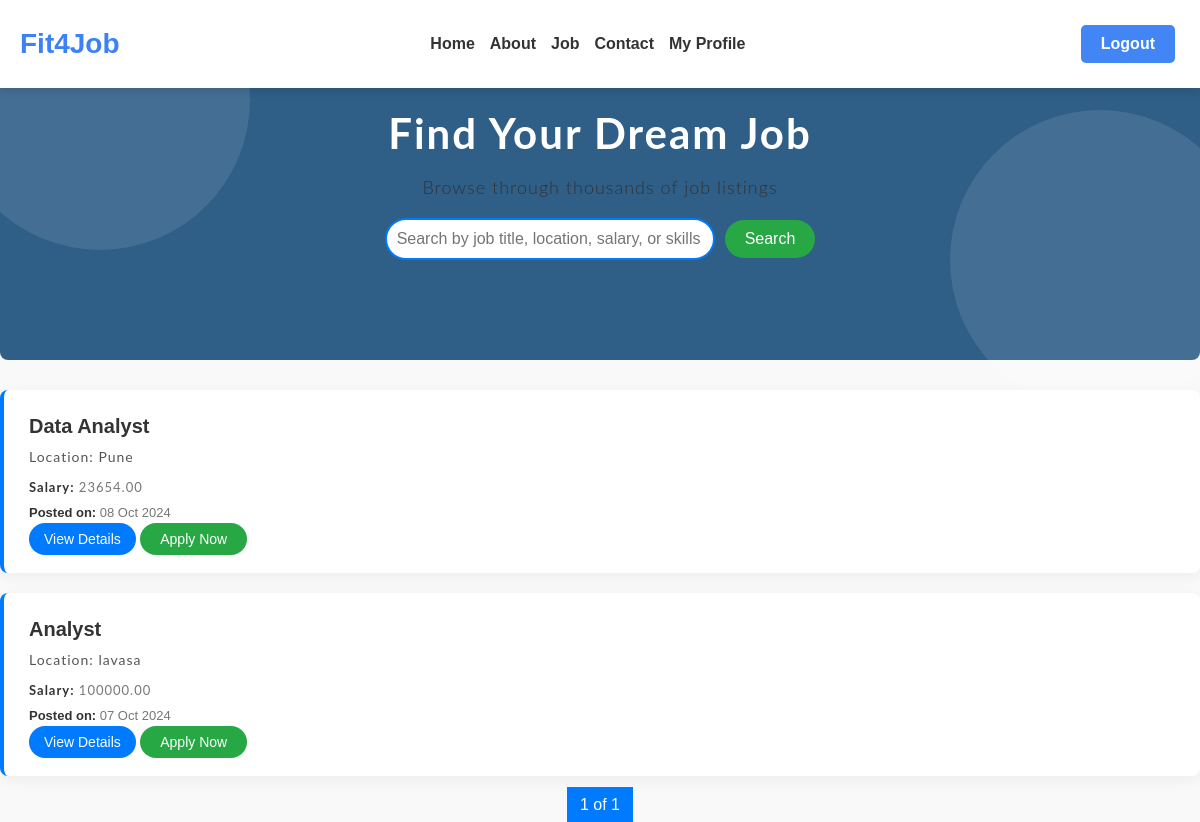
/job-list/ (signed in), run on an earlier commit of the app's database.
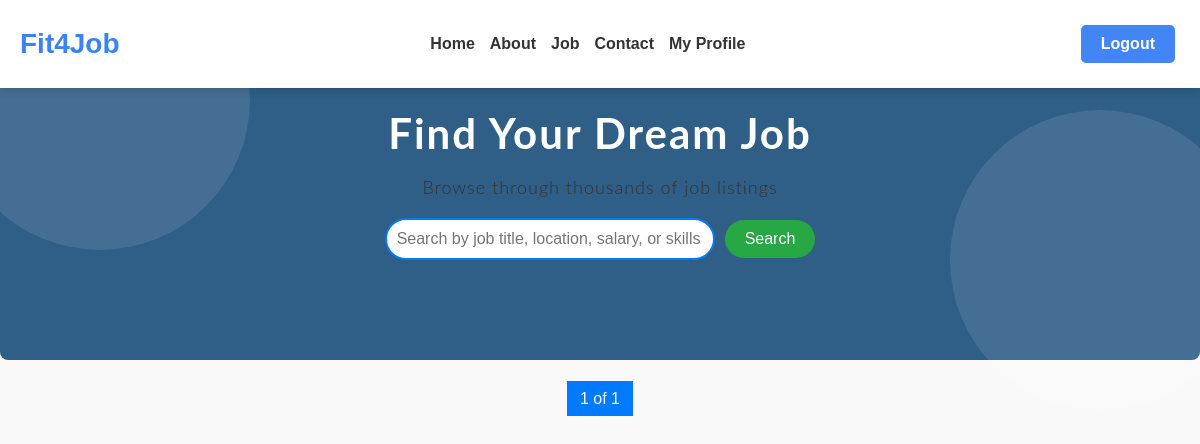
And on a later commit of the database.
### ats_app/models.py (models this page shows, shortened)
class Job(models.Model):
    title = models.CharField(max_length=100)
    description = models.TextField()
    job_type = models.CharField(max_length=50)
    location = models.CharField(max_length=100)
    skills = models.CharField(max_length=200)
    salary = models.DecimalField(max_digits=10, decimal_places=2)
    created_at = models.DateTimeField(default=timezone.now)
    updated_at = models.DateTimeField(auto_now=True)
    user = models.ForeignKey(User, on_delete=models.CASCADE)

### ats_app/views.py (the view)
    def wrapper(request, *args, **kwargs):
        if 'username' in request.session:
            return view_func(request, *args, **kwargs)
        else:
            messages.error(request, 'You need to log in to access this page.')
            return redirect('signin')

### ats_app/views.py (called while the page is built)
def is_authenticated(view_func):
    def wrapper(request, *args, **kwargs):
        if 'username' in request.session:
            return view_func(request, *args, **kwargs)
        else:
            messages.error(request, 'You need to log in to access this page.')
            return redirect('signin')
    return wrapper

@is_authenticated
def job_view(request):
    query = request.GET.get('q', '')  # Search query
    today = timezone.now().date() # Current date for checking new jobs
    job_list = Job.objects.filter(
        Q(title__icontains=query) |           # Search by title
        Q(location__icontains=query) |        # Search by location
        Q(salary__icontains=query) |          # Search by salary
        Q(skills__icontains=query)            # Search by skills
    ) if query else Job.objects.all()
    job_list = job_list.order_by('-created_at')
    paginator = Paginator(job_list, 5)
    page_number = request.GET.get('page')
    page_obj = paginator.get_page(page_number)
    return render(request, 'main/job_list.html', {
        'page_obj': page_obj,
        'query': query,
        'today': today
    })

### templates/main/job_list.html (shortened to what this page needs)
{% extends 'base.html' %}
{% load static %}
{% block content %}
<div class="job-masthead">
    <h1 class="job-heading">Find Your Dream Job</h1>
    <p class="job-subheading">Browse through thousands of job listings</p>
    <form method="GET" action="{% url 'job' %}" class="search-form">
        <input type="text" name="q" class="search-input" placeholder="Search by job title, location, salary, or skills"
            value="{{ request.GET.q }}">
        <button type="submit" class="btn-search">Search</button>
    </form>
</div>
<ul class="job-listings-container">
    {% for job in page_obj %}
    <li class="job-item-card">
        <h2 class="job-item-title">{{ job.title }}</h2>
        <p class="job-item-location">Location: {{ job.location }}</p>
        <p class="job-item-meta"><strong>Salary:</strong> {{ job.salary }}</p>
        <div class="job-item-meta">
            <strong>Posted on:</strong> {{ job.created_at|date:"d M Y" }}
        </div>
        <a href="{% url 'job_detail' job.id %}" class="btn-view-job">View Details</a>
        {% if request.session.role != 'recruiter' %}
        <a href="{% url 'apply_for_job' job.id %}" class="btn-apply-job">Apply Now</a>
        {% endif %}
    </li>
    {% endfor %}
</ul>
<div class="pagination">
    <span class="step-links">
        <span class="current-page">{{ page_obj.number }} of {{ page_obj.paginator.num_pages }}</span>
    </span>
</div>
{% endblock %}

### templates/base.html (shortened to what this page needs)
<html lang="en">
<head>
    {% load static %}
    <link rel="stylesheet" href="{% static 'css/style copy.css' %}">
    <link rel="stylesheet" href="{% static 'css/job_category.css' %}">
    <link rel="stylesheet" href="{% static 'css/about.css' %}">
    <link rel="stylesheet" href="{% static 'css/job.css' %}">
</head>
<body>
    <header>
        <div class="navbar">
            <a href="{% url 'index' %}" class="logo">Fit4Job</a>
            <nav>
                <ul>
                    <li><a href="{% url 'index' %}">Home</a></li>
                    <li><a href="{% url 'about' %}">About</a></li>
                    <li><a href="{% url 'job' %}">Job</a></li>
                    <li><a href="{% url 'contact' %}">Contact</a></li>
                    {% if request.session.username %}
                        <li><a href="{% url 'profile' %}">My Profile</a></li>
                    {% endif %}
                </ul>
            </nav>
            <ul class="auth-buttons">
                {% if request.session.username %}
                    <li><a href="{% url 'logout' %}" class="sign-in-btn">Logout</a></li>
                {% else %}
                    <li><a href="{% url 'signin' %}" class="sign-in-btn">Sign In Now</a></li>
                    <li><a href="{% url 'register' %}" class="sign-in-btn">Register Now</a></li>
                {% endif %}
            </ul>
        </div>
    </header>
    <main>
        {% block content %}
        {% endblock %}
    </main>
</body>
</html>

### static/css/style copy.css (style rules this page uses)
body { font-family: 'Poppins', sans-serif; margin: 0; padding: 0; background-color: #f4f4f4; color: #333; margin-top: 80px; }
header { background-color: #ffffff; box-shadow: 0 4px 8px rgba(0, 0, 0, 0.1); position: fixed; width: 100%; z-index: 1000; top: 0; padding: 10px 0; }
.navbar { display: flex; justify-content: space-between; align-items: center; padding: 10px 20px; max-width: 1200px; margin: 0 auto; }
.logo { font-size: 28px; font-weight: 600; color: #3b82f6; text-decoration: none; }
nav ul { list-style: none; margin: 0; padding: 0; display: flex; }
nav ul li { margin-left: 15px; }
nav ul li a { text-decoration: none; color: #333; font-weight: 600; transition: color 0.3s ease; }
.sign-in-btn { background-color: #3b82f6; color: white; padding: 10px 20px; border-radius: 25px; text-decoration: none; font-weight: 600; transition: background-color 0.3s ease; }
body { margin: 0; }
h1 { font-family: 'Lato', sans-serif; font-weight: 200; letter-spacing: 2px; font-size: 35px; }
p { font-family: 'Lato', sans-serif; letter-spacing: 1px; font-size: 14px; color: #333333; }
.logo { width: 50px; fill: white; padding-right: 15px; display: inline-block; vertical-align: middle; }

### static/css/job_category.css (style rules this page uses)
html, body { overflow-x: hidden; }

### static/css/about.css (style rules this page uses)
html, body { height: 100%; margin: 0; }

### templates/base.html (style rules this page uses)
.sign-in-btn { display: inline-block; padding: 10px 20px; margin: 5px; background-color: #4285f4; color: white; border-radius: 5px; text-decoration: none; text-align: center; }
.auth-buttons { display: flex; gap: 10px; list-style-type: none; padding: 0; margin: 0; }
.auth-buttons li { display: inline-block; }

### templates/main/job_list.html (style rules this page uses)
body { font-family: 'Arial', sans-serif; background-color: #f9f9f9; margin: 0; padding: 0; }
.job-masthead { background-color: #2f5e87; padding: 80px 0; color: #fff; text-align: center; position: relative; border-radius: 8px; }
.job-masthead::before, .job-masthead::after { content: ""; position: absolute; top: -50px; left: -50px; width: 300px; height: 300px; background: rgba(255, 255, 255, 0.1); border-radius: 50%; z-index: 1; animation: floatShapes 10s infinite ease-in-out; }
.job-masthead::after { top: auto; bottom: -50px; right: -50px; left: auto; animation-duration: 12s; }
.job-heading { font-size: 42px; font-weight: 700; margin-bottom: 10px; z-index: 2; position: relative; animation: fadeInDown 1.5s ease; }
.job-subheading { font-size: 18px; font-weight: 300; z-index: 2; position: relative; animation: fadeInUp 1.5s ease; }
.pagination { text-align: center; margin-top: 20px; }
.pagination .step-links { display: inline-block; margin: 0; padding: 0; }
.pagination .step-links .current-page { padding: 8px 12px; margin: 2px; background-color: #007bff; color: white; border: 1px solid #007bff; }
.search-form { display: flex; justify-content: center; align-items: center; margin: 20px 0; }
.search-input { width: 330px; padding: 10px; border: 2px solid #007bff; border-radius: 30px; font-size: 16px; outline: none; transition: all 0.3s ease; }
.btn-search { background-color: #28a745; color: white; border: none; padding: 10px 20px; margin-left: 10px; border-radius: 30px; font-size: 16px; cursor: pointer; transition: background-color 0.3s ease; }

What changed in the data, as far as the page shows it:
removed Job: title "Data Analyst", location "Pune", salary "23654.00", created_at "08 Oct 2024"
removed Job: title "Analyst", location "lavasa", salary "100000.00", created_at "07 Oct 2024"
